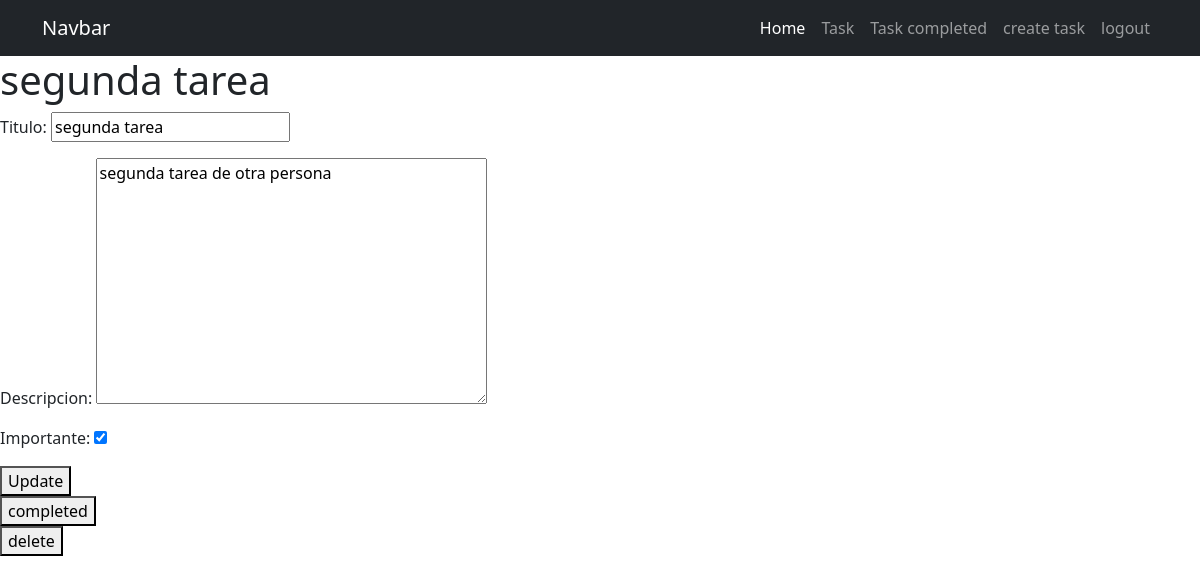
The page /task/2/ (signed in) on the database its author committed.
### tasks/models.py (models this page shows, shortened)
class Task(models.Model):
    titulo = models.CharField(max_length=100)
    descripcion = models.TextField(blank=True)
    creacion = models.DateTimeField(auto_now_add=True)
    fechaCompletada = models.DateTimeField(null=True, blank=True)
    importante = models.BooleanField(default=False)
    usuario = models.ForeignKey(User, on_delete=models.CASCADE)

### tasks/views.py (the view, shortened to what this page needs)
# urls.py: path('task/<int:task_id>/', views.detail_task, name='detail_task'),
@login_required
def detail_task(request, task_id):
    if request.method == 'GET':
        task = get_object_or_404(Task, pk=task_id, usuario=request.user)
        form = TaskForm(instance=task)
        return render(request, 'task-crud/detalle.html', {'task': task, 'form': form})

### tasks/forms.py
class TaskForm(ModelForm):
    class Meta:
        model = Task
        fields = [
            'titulo',
            'descripcion',
            'importante'
        ]

### tasks/templates/task-crud/detalle.html (shortened to what this page needs)
{% extends 'base.html' %} {% block contenido %} {{error}}
<h1>{{task.titulo}}</h1>
<form method="POST">
  {% csrf_token %} {{form.as_p}}
  <button>Update</button>
</form>
<form action="{% url 'completed_task' task.id %}" method="POST">
  <button>completed</button>
</form>
<form action="{% url 'delete_task' task.id %}" method="POST">
  <button>delete</button>
</form>
{% endblock contenido %}

### rows shown on the page
Task: titulo "segunda tarea", descripcion "segunda tarea de otra persona", importante "☑"
